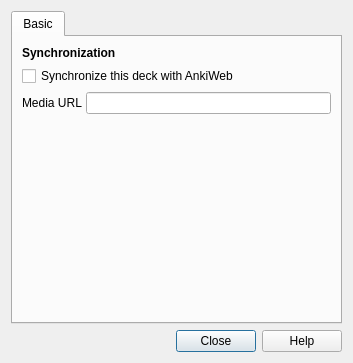
<?xml version="1.0" encoding="UTF-8"?>
<ui version="4.0">
 <class>Dialog</class>
 <widget class="QDialog" name="Dialog">
  <property name="windowModality">
   <enum>Qt::ApplicationModal</enum>
  </property>
  <property name="geometry">
   <rect>
    <x>0</x>
    <y>0</y>
    <width>353</width>
    <height>363</height>
   </rect>
  </property>
  <property name="windowTitle">
   <string>Deck Options</string>
  </property>
  <layout class="QVBoxLayout" name="verticalLayout_2">
   <item>
    <widget class="QTabWidget" name="qtabwidget">
     <property name="currentIndex">
      <number>0</number>
     </property>
     <widget class="QWidget" name="tab_2">
      <attribute name="title">
       <string>Basic</string>
      </attribute>
      <layout class="QGridLayout" name="gridLayout_6">
       <item row="1" column="0">
        <widget class="QCheckBox" name="doSync">
         <property name="text">
          <string>Synchronize this deck with AnkiWeb</string>
         </property>
        </widget>
       </item>
       <item row="0" column="0">
        <widget class="QLabel" name="label_13">
         <property name="whatsThis">
          <string>label</string>
         </property>
         <property name="text">
          <string>&lt;b&gt;Synchronization&lt;/b&gt;</string>
         </property>
         <property name="scaledContents">
          <bool>false</bool>
         </property>
         <property name="wordWrap">
          <bool>true</bool>
         </property>
        </widget>
       </item>
       <item row="2" column="0">
        <layout class="QGridLayout" name="gridLayout_3">
         <property name="spacing">
          <number>4</number>
         </property>
         <item row="0" column="0">
          <widget class="QLabel" name="label_5">
           <property name="text">
            <string>Media URL</string>
           </property>
          </widget>
         </item>
         <item row="0" column="1">
          <widget class="QLineEdit" name="mediaURL"/>
         </item>
        </layout>
       </item>
       <item row="3" column="0">
        <spacer name="verticalSpacer">
         <property name="orientation">
          <enum>Qt::Vertical</enum>
         </property>
         <property name="sizeHint" stdset="0">
          <size>
           <width>20</width>
           <height>40</height>
          </size>
         </property>
        </spacer>
       </item>
      </layout>
     </widget>
    </widget>
   </item>
   <item>
    <widget class="QDialogButtonBox" name="buttonBox">
     <property name="orientation">
      <enum>Qt::Horizontal</enum>
     </property>
     <property name="standardButtons">
      <set>QDialogButtonBox::Close|QDialogButtonBox::Help</set>
     </property>
    </widget>
   </item>
  </layout>
 </widget>
 <tabstops>
  <tabstop>qtabwidget</tabstop>
  <tabstop>doSync</tabstop>
  <tabstop>mediaURL</tabstop>
  <tabstop>buttonBox</tabstop>
 </tabstops>
 <resources/>
 <connections>
  <connection>
   <sender>buttonBox</sender>
   <signal>accepted()</signal>
   <receiver>Dialog</receiver>
   <slot>accept()</slot>
   <hints>
    <hint type="sourcelabel">
     <x>275</x>
     <y>442</y>
    </hint>
    <hint type="destinationlabel">
     <x>157</x>
     <y>274</y>
    </hint>
   </hints>
  </connection>
  <connection>
   <sender>buttonBox</sender>
   <signal>rejected()</signal>
   <receiver>Dialog</receiver>
   <slot>reject()</slot>
   <hints>
    <hint type="sourcelabel">
     <x>343</x>
     <y>442</y>
    </hint>
    <hint type="destinationlabel">
     <x>286</x>
     <y>274</y>
    </hint>
   </hints>
  </connection>
 </connections>
</ui>
